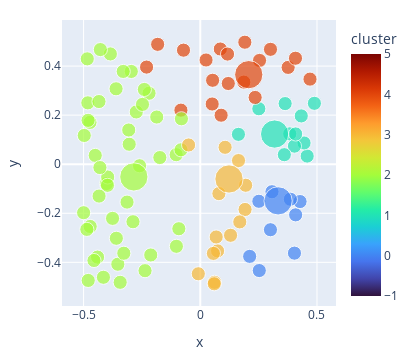

The notebook cell saved with this chart:
### Markdown cell above
...But now, having moved the centroids, the nearest-neighbor membership of some of the points may have changed. 
So we recalculate those:

### Code cell
#| code-fold: true
#| code-summary: "Show the code"
#| label: fig-kmeans-re-member
#| fig-cap: "Next step in k-Means: re-assign cluster membership of point based on new cluster locations"

cluster_memb = calc_cluster_membership(datak, centroids)
plot_kmeans(datak, centroids, cluster_memb=cluster_memb)

### Figure 1 — Plotly figure (JSON) as saved in the notebook; plotly's stock layout.template omitted (floating-point values rounded to 4 significant figures)
{"data": [{"hovertemplate": "x=%{x}<br>y=%{y}<br>sizes=%{marker.size}<br>cluster=%{marker.color}<extra></extra>", "legendgroup": "", "marker": {"color": [4, 2, 2, 2, 2, 2, 2, 2, 2, 2, 4, 2, 4, 2, 2, 2, 1, 3, 4, 2, 1, 2, 2, 0, 2, 2, 2, 3, 3, 4, 2, 3, 2, 3, 1, 0, 2, 2, 0, 1, 1, 0, 4, 4, 1, 2, 3, 2, 1, 2, 2, 0, 1, 2, 4, 2, 1, 2, 4, 0, 2, 2, 1, 4, 2, 4, 3, 0, 0, 1, 3, 2, 2, 2, 3, 2, 3, 2, 2, 4, 2, 4, 2, 2, 3, 4, 3, 4, 3, 2, 3, 0, 2, 2, 4, 2, 4, 4, 2, 4, 0, 1, 2, 3, 4], "coloraxis": "coloraxis", "size": [1, 1, 1, 1, 1, 1, 1, 1, 1, 1, 1, 1, 1, 1, 1, 1, 1, 1, 1, 1, 1, 1, 1, 1, 1, 1, 1, 1, 1, 1, 1, 1, 1, 1, 1, 1, 1, 1, 1, 1, 1, 1, 1, 1, 1, 1, 1, 1, 1, 1, 1, 1, 1, 1, 1, 1, 1, 1, 1, 1, 1, 1, 1, 1, 1, 1, 1, 1, 1, 1, 1, 1, 1, 1, 1, 1, 1, 1, 1, 1, 1, 1, 1, 1, 1, 1, 1, 1, 1, 1, 1, 1, 1, 1, 1, 1, 1, 1, 1, 1, 4, 4, 4, 4, 4], "sizemode": "area", "sizeref": 0.01, "symbol": "circle"}, "mode": "markers", "name": "", "orientation": "v", "showlegend": false, "type": "scatter", "x": [-0.08298, -0.4999, -0.3532, -0.3137, -0.1032, -0.08081, -0.2955, -0.4726, -0.0827, -0.3596, 0.3007, -0.1866, 0.3764, -0.415, -0.3302, -0.4017, 0.4579, 0.1919, 0.1865, -0.4817, 0.4889, -0.2196, -0.3968, 0.4086, -0.2122, -0.4806, -0.2884, -0.008427, 0.07412, 0.08931, -0.3977, 0.1944, -0.45, 0.1638, 0.4446, 0.4034, -0.3607, -0.1023, 0.4275, 0.2508, 0.3833, 0.2509, -0.2301, -0.07191, 0.1634, -0.3853, -0.05009, -0.09186, 0.4034, -0.4971, -0.1734, 0.3859, 0.4085, -0.4842, 0.1909, -0.3277, 0.4326, -0.434, 0.2539, 0.2115, -0.4801, -0.4717, 0.36, 0.05282, -0.3758, 0.08576, 0.06103, 0.3006, 0.3071, 0.3635, 0.05624, -0.4401, -0.4554, -0.2743, 0.05972, -0.428, 0.0681, -0.2477, -0.3046, 0.47, -0.2602, 0.12, -0.3432, -0.43, 0.1063, -0.1826, 0.07975, 0.05095, 0.1692, -0.4337, 0.1297, 0.2528, -0.2397, -0.3066, 0.02467, -0.2367, 0.2351, 0.4078, -0.486, 0.1168, 0.3334, 0.3184, -0.2847, 0.123, 0.2077], "xaxis": "x", "y": [0.2203, -0.1977, -0.4077, -0.1544, 0.03882, 0.1852, 0.3781, 0.1705, 0.05869, -0.3019, 0.4683, 0.1923, 0.3946, -0.4609, 0.3781, -0.07889, 0.03317, -0.1845, 0.3346, 0.2501, 0.2482, 0.2893, -0.05211, -0.2064, -0.37, 0.1788, -0.2345, -0.4466, -0.3533, 0.1998, -0.08594, -0.08582, 0.0359, 0.01489, 0.08656, -0.3625, 0.3074, -0.3346, -0.1522, 0.226, 0.1237, -0.1511, 0.3959, 0.4648, 0.1217, 0.4495, 0.07839, -0.263, 0.07368, 0.1171, 0.02706, -0.1427, 0.1234, 0.4294, 0.4973, -0.3629, 0.1968, 0.2555, 0.423, -0.3757, -0.4738, -0.2538, 0.03883, 0.342, -0.2208, 0.4696, -0.4814, -0.267, -0.1121, 0.2471, -0.3635, -0.3787, -0.3925, 0.213, -0.4874, 0.4673, -0.2967, 0.2438, 0.08136, 0.3468, -0.00623, 0.329, -0.4814, -0.01365, 0.06885, 0.4886, -0.1199, 0.2453, -0.2351, -0.1299, -0.2898, -0.4335, 0.3048, 0.1395, 0.4248, -0.434, 0.2722, 0.432, -0.2656, 0.449, -0.1494, 0.1229, -0.05174, -0.06021, 0.365], "yaxis": "y"}], "layout": {"coloraxis": {"cmax": 5, "cmin": -1, "colorbar": {"title": {"text": "cluster"}}, "colorscale": [[0, "#30123b"], [0.07143, "#4145ab"], [0.1429, "#4675ed"], [0.2143, "#39a2fc"], [0.2857, "#1bcfd4"], [0.3571, "#24eca6"], [0.4286, "#61fc6c"], [0.5, "#a4fc3b"], [0.5714, "#d1e834"], [0.6429, "#f3c63a"], [0.7143, "#fe9b2d"], [0.7857, "#f36315"], [0.8571, "#d93806"], [0.9286, "#b11901"], [1, "#7a0402"]]}, "height": 360, "legend": {"itemsizing": "constant", "tracegroupgap": 0}, "margin": {"b": 20, "l": 20, "r": 20, "t": 20}, "width": 420, "xaxis": {"anchor": "y", "autorange": true, "domain": [0, 1], "range": [-0.5934, 0.5823], "title": {"text": "x"}, "type": "linear"}, "yaxis": {"anchor": "x", "autorange": true, "domain": [0, 1], "range": [-0.5778, 0.5877], "title": {"text": "y"}, "type": "linear"}}}
